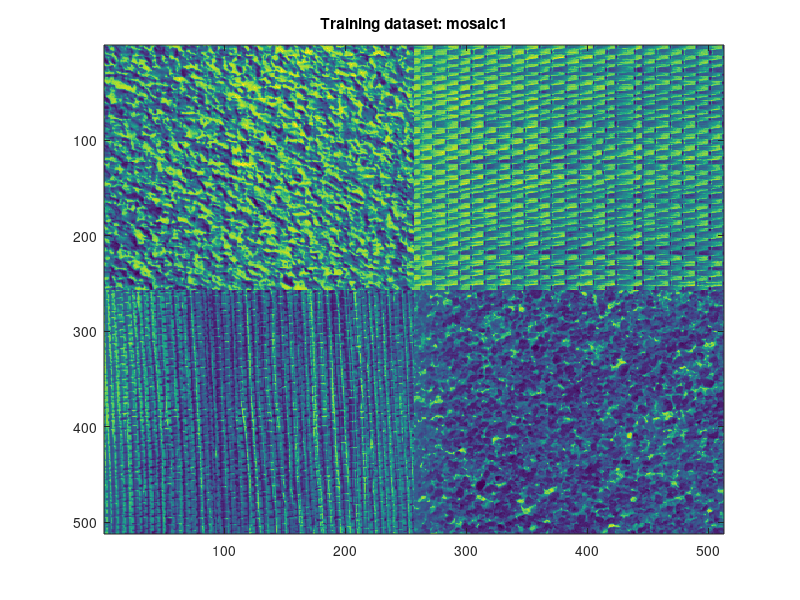
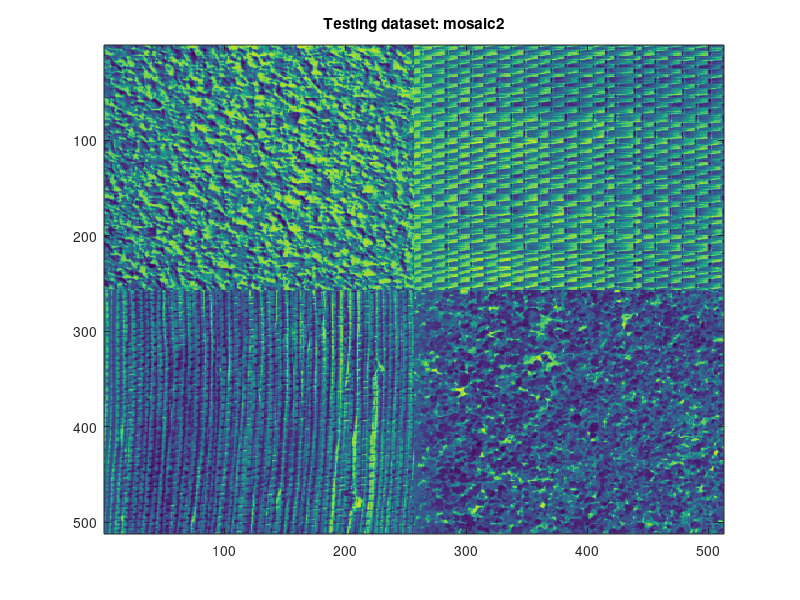
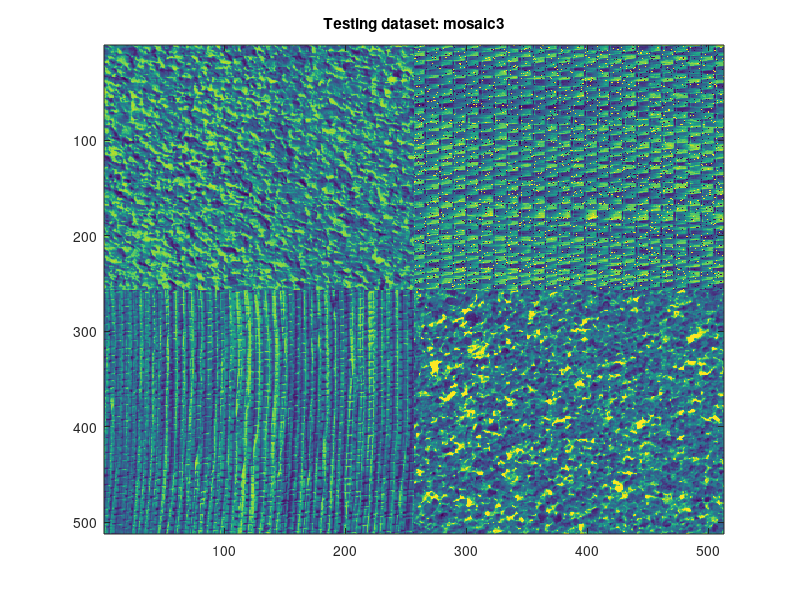
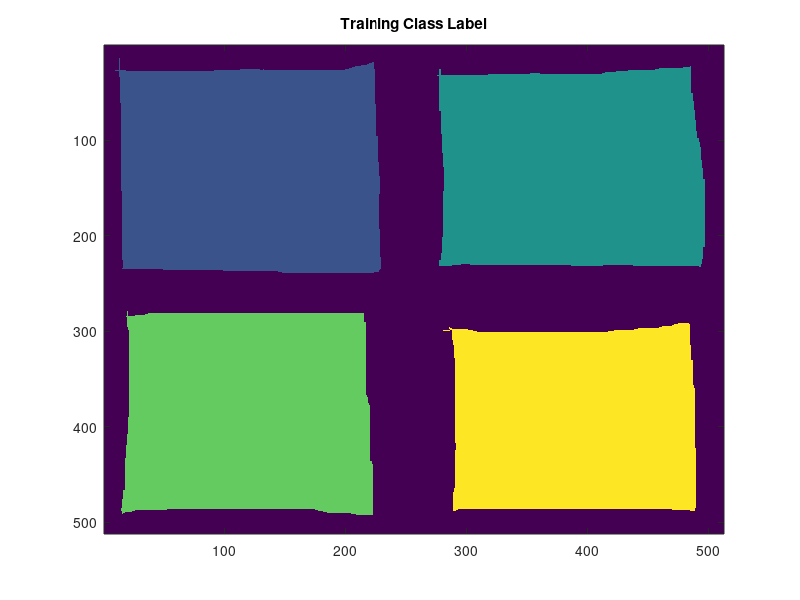

MATLAB code to generate these figures, in order: (Note: this script raises an error after producing the figures.)
%%======================================================================
% Main Script for Image Analysis Course, Mandatory Project-2
% Author: Hao Zhao
% Date:   Nov 1, 2018
%%======================================================================


%% set the working path and enviroment
data_path = 'C:\Users\haozh\Desktop\ImageAnalysis_Assignment2\oblig2';
addpath(genpath(data_path));
close all;clear;clc;

%% Part-1: Choosing GLCM images to work with

%---load the testing images and corresponding GLCM matrices---
load('mosaic1_train.mat');
load('mosaic2_test.mat');
load('mosaic3_test.mat');

%display the training and testing datasets
figure;imagesc(mosaic1_train);title('Training dataset: mosaic1')
figure;imagesc(mosaic2_test); title('Testing dataset: mosaic2')
figure;imagesc(mosaic3_test); title('Testing dataset: mosaic3')

%load the predefined mask label
load('training_mask.mat');
ClassLabels = training_mask;

%display the predifined class lable
figure;imagesc(ClassLabels);title('Training Class Label')

%---load the GLCM matrices---
for idata = 1:4
    
    %load the GLCM for current texture
    load(['texture' num2str(idata) 'dxplus1dy0']);
    load(['texture' num2str(idata) 'dxplus1dymin1']);
    load(['texture' num2str(idata) 'dx0dymin1']);
    load(['texture' num2str(idata) 'dxmin1dymin1']);

    %display the current texture and GLCM
    if(idata==1)
        
        figure;
        suptitle(sprintf('=== Texture: %d ===\n',idata));
        subplot(2,3,1);imagesc(mosaic1_train(1:256,1:256));title('Input Image');colorbar
        subplot(2,3,2);imagesc(texture1dx1dy0); title('GLCM: 0   degree ');colorbar
        subplot(2,3,3);imagesc(texture1dx1dymin1);title('GLCM: 45  degree ');colorbar
        subplot(2,3,4);imagesc(texture1dx0dymin1);title('GLCM: 90  degree ');colorbar
        subplot(2,3,5);imagesc(texture1dxmin1dymin1);title('GLCM: 135 degree ');colorbar
        subplot(2,3,6);imagesc((texture1dx1dy0+texture1dx0dymin1)*0.5);title('GLCM: 0 + 90 degree ');colorbar
        
    elseif(idata==2)

        figure;
        suptitle(sprintf('=== Texture: %d ===\n',idata));
        subplot(2,3,1);imagesc(mosaic1_train(1:256,257:512));title('Input Image');colorbar
        subplot(2,3,2);imagesc(texture2dx1dy0); title('GLCM: 0   degree ');colorbar
        subplot(2,3,3);imagesc(texture2dx1dymin1);title('GLCM: 45  degree ');colorbar
        subplot(2,3,4);imagesc(texture2dx0dymin1);title('GLCM: 90  degree ');colorbar
        subplot(2,3,5);imagesc(texture2dxmin1dymin1);title('GLCM: 135 degree ');colorbar
        subplot(2,3,6);imagesc((texture2dx1dy0+texture2dx0dymin1)*0.5);title('GLCM: 0 + 90 degree ');colorbar
        
    elseif(idata==3)
        
        figure;
        suptitle(sprintf('=== Texture: %d ===\n',idata));
        subplot(2,3,1);imagesc(mosaic1_train(257:512,1:256));title('Input Image');colorbar
        subplot(2,3,2);imagesc(texture3dx1dy0); title('GLCM: 0   degree ');colorbar
        subplot(2,3,3);imagesc(texture3dx1dymin1);title('GLCM: 45  degree ');colorbar
        subplot(2,3,4);imagesc(texture3dx0dymin1);title('GLCM: 90  degree ');colorbar
        subplot(2,3,5);imagesc(texture3dxmin1dymin1);title('GLCM: 135 degree ');colorbar
        subplot(2,3,6);imagesc((texture3dx1dy0+texture3dx0dymin1)*0.5);title('GLCM: 0 + 90 degree ');colorbar
        
    else
        figure;
        suptitle(sprintf('=== Texture: %d ===\n',idata));
        subplot(2,3,1);imagesc(mosaic1_train(257:512,257:512));title('Input Image');colorbar
        subplot(2,3,2);imagesc(texture4dx1dy0); title('GLCM: 0   degree ');colorbar
        subplot(2,3,3);imagesc(texture4dx1dymin1);title('GLCM: 45  degree ');colorbar
        subplot(2,3,4);imagesc(texture4dx0dymin1);title('GLCM: 90  degree ');colorbar
        subplot(2,3,5);imagesc(texture4dxmin1dymin1);title('GLCM: 135 degree ');colorbar
        subplot(2,3,6);imagesc((texture4dx1dy0+texture4dx0dymin1)*0.5);title('GLCM: 0 + 90 degree ');colorbar
    end

end

%% Part-2: Discussing new features by subdividing the GLCM matrices

%define the selected GLCM
texture1_glcm = (texture1dx1dy0+texture1dx0dymin1)*0.5;
texture2_glcm = (texture2dx1dy0+texture2dx0dymin1)*0.5;
texture3_glcm = (texture3dx1dy0+texture3dx0dymin1)*0.5;
texture4_glcm = (texture4dx1dy0+texture4dx0dymin1)*0.5;


%derive the Q1, Q2, Q3 and Q4 features based on selected GLCM
texture1_Feature_Qs = nan(1,8);
texture2_Feature_Qs = nan(1,8);
texture3_Feature_Qs = nan(1,8);
texture4_Feature_Qs = nan(1,8);

for idata = 1:4
    if(idata==1)
        texture1_Feature_Qs(1) = sum(sum(texture1_glcm(1:8,1:8)))/sum(texture1_glcm(:));
        texture1_Feature_Qs(2) = sum(sum(texture1_glcm(1:8,9:16)))/sum(texture1_glcm(:));
        texture1_Feature_Qs(3) = sum(sum(texture1_glcm(9:16,1:8)))/sum(texture1_glcm(:));
        texture1_Feature_Qs(4) = sum(sum(texture1_glcm(9:16,9:16)))/sum(texture1_glcm(:));
        texture1_Feature_Qs(5) = sum(sum(texture1_glcm(1:4,1:4)))/sum(texture1_glcm(:));
        texture1_Feature_Qs(6) = sum(sum(texture1_glcm(1:4,5:8)))/sum(texture1_glcm(:));
        texture1_Feature_Qs(7) = sum(sum(texture1_glcm(5:8,1:4)))/sum(texture1_glcm(:));
        texture1_Feature_Qs(8) = sum(sum(texture1_glcm(5:8,5:8)))/sum(texture1_glcm(:));       

    elseif(idata==2)
        texture2_Feature_Qs(1) = sum(sum(texture2_glcm(1:8,1:8)))/sum(texture2_glcm(:));
        texture2_Feature_Qs(2) = sum(sum(texture2_glcm(1:8,9:16)))/sum(texture2_glcm(:));
        texture2_Feature_Qs(3) = sum(sum(texture2_glcm(9:16,1:8)))/sum(texture2_glcm(:));
        texture2_Feature_Qs(4) = sum(sum(texture2_glcm(9:16,9:16)))/sum(texture2_glcm(:));
        texture2_Feature_Qs(5) = sum(sum(texture2_glcm(1:4,1:4)))/sum(texture2_glcm(:));
        texture2_Feature_Qs(6) = sum(sum(texture2_glcm(1:4,5:8)))/sum(texture2_glcm(:));
        texture2_Feature_Qs(7) = sum(sum(texture2_glcm(5:8,1:4)))/sum(texture2_glcm(:));
        texture2_Feature_Qs(8) = sum(sum(texture2_glcm(5:8,5:8)))/sum(texture2_glcm(:));
        
    elseif(idata==3)
        texture3_Feature_Qs(1) = sum(sum(texture3_glcm(1:8,1:8)))/sum(texture3_glcm(:));
        texture3_Feature_Qs(2) = sum(sum(texture3_glcm(1:8,9:16)))/sum(texture3_glcm(:));
        texture3_Feature_Qs(3) = sum(sum(texture3_glcm(9:16,1:8)))/sum(texture3_glcm(:));
        texture3_Feature_Qs(4) = sum(sum(texture3_glcm(9:16,9:16)))/sum(texture3_glcm(:));
        texture3_Feature_Qs(5) = sum(sum(texture3_glcm(1:4,1:4)))/sum(texture3_glcm(:));
        texture3_Feature_Qs(6) = sum(sum(texture3_glcm(1:4,5:8)))/sum(texture3_glcm(:));
        texture3_Feature_Qs(7) = sum(sum(texture3_glcm(5:8,1:4)))/sum(texture3_glcm(:));
        texture3_Feature_Qs(8) = sum(sum(texture3_glcm(5:8,5:8)))/sum(texture3_glcm(:));
        
    else
        texture4_Feature_Qs(1) = sum(sum(texture4_glcm(1:8,1:8)))/sum(texture4_glcm(:));
        texture4_Feature_Qs(2) = sum(sum(texture4_glcm(1:8,9:16)))/sum(texture4_glcm(:));
        texture4_Feature_Qs(3) = sum(sum(texture4_glcm(9:16,1:8)))/sum(texture4_glcm(:));
        texture4_Feature_Qs(4) = sum(sum(texture4_glcm(9:16,9:16)))/sum(texture4_glcm(:));
        texture4_Feature_Qs(5) = sum(sum(texture4_glcm(1:4,1:4)))/sum(texture4_glcm(:));
        texture4_Feature_Qs(6) = sum(sum(texture4_glcm(1:4,5:8)))/sum(texture4_glcm(:));
        texture4_Feature_Qs(7) = sum(sum(texture4_glcm(5:8,1:4)))/sum(texture4_glcm(:));
        texture4_Feature_Qs(8) = sum(sum(texture4_glcm(5:8,5:8)))/sum(texture4_glcm(:));
    end 
    
end

%plot the texture features
figure;
suptitle(sprintf('=== Comparison of texture features === \n\n'))
subplot(2,2,1);bar(texture1_Feature_Qs);ylim([0,1]);title('Features of texture1');xlabel('Features Type');ylabel('Feature Value');grid on;
subplot(2,2,2);bar(texture2_Feature_Qs);ylim([0,1]);title('Features of texture2');xlabel('Features Type');ylabel('Feature Value');grid on;
subplot(2,2,3);bar(texture3_Feature_Qs);ylim([0,1]);title('Features of texture3');xlabel('Features Type');ylabel('Feature Value');grid on;
subplot(2,2,4);bar(texture4_Feature_Qs);ylim([0,1]);title('Features of texture4');xlabel('Features Type');ylabel('Feature Value');grid on;


%% Part-3: Selecting and implementing a subset of these features.
%convert the image from the original 8 bit(2^8 =256 gray level) to 4 bit (2^4 =16 gray level) and equalize the mosaic image
gray_level        = 16;
mosaic1_traindata = uint8(round(double(mosaic1_train) * (gray_level-1) / double(max(mosaic1_train(:)))));
mosaic2_testdata  = uint8(round(double(mosaic2_test) * (gray_level-1) / double(max(mosaic2_test(:)))));
mosaic3_testdata  = uint8(round(double(mosaic3_test) * (gray_level-1) / double(max(mosaic2_test(:)))));


%set window size for sliding window GLCM analysis:
window     = [31,31];

%save the derived features for classification use
GLCM_features = cell(3,8);

for n = 1:3
    %define the GLCM analyzing parameters (step and angle)
    %-- use 0 and 90 degree GLCM --
    dx = [1,0]; 
    dy = [0,-1];
    
    switch n
        case 1 % isotropic GLCM
            imag = mosaic1_traindata;
        case 2 % 90 degree GLCM
            imag = mosaic2_testdata;
        otherwise
            imag = mosaic3_testdata;
    end
    
    %start sliding window GLCM calculation
    [Quadrant_features] = Sliding_Window_GLCM_Features(imag,gray_level,dx,dy,window);
    
    %output the GLCM quarantic features
    GLCM_features{n,1} = Quadrant_features{1};
    GLCM_features{n,2} = Quadrant_features{2};
    GLCM_features{n,3} = Quadrant_features{3};
    GLCM_features{n,4} = Quadrant_features{4};
    GLCM_features{n,5} = Quadrant_features{5};
    GLCM_features{n,6} = Quadrant_features{6};
    GLCM_features{n,7} = Quadrant_features{7};
    GLCM_features{n,8} = Quadrant_features{8};
    
    % display the derived GLCM feature matrix
    figure;
    subplot(3,3,1)
    imagesc(imag);
    colorbar;
    title(sprintf('input Image: %d',n));
    
    subplot(3,3,2)
    imagesc(GLCM_features{n,1});
    colorbar;
    title('Quadrant feature 1')
    
    subplot(3,3,3)
    imagesc(GLCM_features{n,2});
    colorbar;
    title('Quadrant feature 2')
    
    subplot(3,3,4)
    imagesc(GLCM_features{n,3});
    colorbar;
    title('Quadrant feature 3')
    
    subplot(3,3,5)
    imagesc(GLCM_features{n,4});
    colorbar;
    title('Quadrant feature 4')
    
    subplot(3,3,6)
    imagesc(GLCM_features{n,5});
    colorbar;
    title('Quadrant feature 5')
    
    subplot(3,3,7)
    imagesc(GLCM_features{n,6});
    colorbar;
    title('Quadrant feature 6')
    
    subplot(3,3,8)
    imagesc(GLCM_features{n,7});
    colorbar;
    title('Quadrant feature 7')
    
    subplot(3,3,9)
    imagesc(GLCM_features{n,8});
    colorbar;
    title('Quadrant feature 8')
end


%% Part-4: Implement a multivariate Gaussian classifier.

%---- check the enclosed function 'Multivariate_Gaussian_Classifier.m' for multivariate gaussian classifier

%% Part-5: Training the classifier based on the feature subset from point 3

%load the calculated GLCM features for training dataset and testing datasets
test_input    = load('output_project2.mat');
GLCM_features = test_input.GLCM_features;
ClassLabels   = test_input.training_mask;

%choose the features for training and testing
features_selection_plan = 1;

%sort the selected features from training datasets into 3d matrix
if(features_selection_plan == 1)
    % ===== option-1: choose 3 features for training =====
    TainingFeaturesArray        = zeros(512,512,3);
    TainingFeaturesArray(:,:,1) = GLCM_features{1,5};
    TainingFeaturesArray(:,:,2) = GLCM_features{1,6};
    TainingFeaturesArray(:,:,3) = GLCM_features{1,8};
    
elseif(features_selection_plan == 2)
    % ===== option-2: choose 5 features for training =====
    TainingFeaturesArray        = zeros(512,512,5);
    TainingFeaturesArray(:,:,1) = GLCM_features{1,4};
    TainingFeaturesArray(:,:,2) = GLCM_features{1,5};
    TainingFeaturesArray(:,:,3) = GLCM_features{1,6};
    TainingFeaturesArray(:,:,4) = GLCM_features{1,7};
    TainingFeaturesArray(:,:,5) = GLCM_features{1,8};
elseif(features_selection_plan == 3)
    % ===== option-3: choose 2 features for training =====
    TainingFeaturesArray         = zeros(512,512,2);
    TainingFeaturesArray(:,:,1)  = GLCM_features{1,1};
    TainingFeaturesArray(:,:,2)  = GLCM_features{1,4};
    
else
    error('------!!! The features for training and testing are not selected !!! -----');
end


%apply classification based on multivariate Gaussian classifier.
[ class_predict_trainingset ] = Multivariate_Gaussian_Classifier(TainingFeaturesArray,ClassLabels,TainingFeaturesArray);

%plot the derived prediction class
figure;
imagesc(class_predict_trainingset)
title(sprintf('=== The Predicted Classes based on Training Dataset Itself === \n'))


%% Part-6:  Evaluation of classification performance on the test dataset using the set of features selected in point 3

%choose the features from testing dataset for prediction
features_selection_plan = 1;

%sort the selected features from training datasets into 3d matrix
if(features_selection_plan == 1)
    
    % ===== option-1: choose 3 features for testing =====
    Test1FeaturesArray          = zeros(512,512,3);
    Test1FeaturesArray(:,:,1)   = GLCM_features{2,5};
    Test1FeaturesArray(:,:,2)   = GLCM_features{2,6};
    Test1FeaturesArray(:,:,3)   = GLCM_features{2,8};
    
    Test2FeaturesArray          = zeros(512,512,3);
    Test2FeaturesArray(:,:,1)   = GLCM_features{3,5};
    Test2FeaturesArray(:,:,2)   = GLCM_features{3,6};
    Test2FeaturesArray(:,:,3)   = GLCM_features{3,8};
    
elseif(features_selection_plan == 2)
    % ===== option-2: choose 5 features for training =====
    Test1FeaturesArray          = zeros(512,512,5);
    Test1FeaturesArray(:,:,1)   = GLCM_features{2,4};
    Test1FeaturesArray(:,:,2)   = GLCM_features{2,5};
    Test1FeaturesArray(:,:,3)   = GLCM_features{2,6};
    Test1FeaturesArray(:,:,4)   = GLCM_features{2,7};
    Test1FeaturesArray(:,:,5)   = GLCM_features{2,8};
    
    Test2FeaturesArray          = zeros(512,512,5);
    Test2FeaturesArray(:,:,1)   = GLCM_features{3,4};
    Test2FeaturesArray(:,:,2)   = GLCM_features{3,5};
    Test2FeaturesArray(:,:,3)   = GLCM_features{3,6};
    Test2FeaturesArray(:,:,4)   = GLCM_features{3,7};
    Test2FeaturesArray(:,:,5)   = GLCM_features{3,8};
    
elseif(features_selection_plan == 3)
    % % ===== option-3: choose 2 features for testing =====
    Test1FeaturesArray          = zeros(512,512,2);
    Test1FeaturesArray(:,:,1)   = GLCM_features{2,1};
    Test1FeaturesArray(:,:,2)   = GLCM_features{2,4};
    
    Test2FeaturesArray          = zeros(512,512,2);
    Test2FeaturesArray(:,:,1)   = GLCM_features{3,1};
    Test2FeaturesArray(:,:,2)   = GLCM_features{3,4};
    
end

%apply classification based on multivariate Gaussian classifier.
[ class_predict_test1 ]     = Multivariate_Gaussian_Classifier(TainingFeaturesArray,ClassLabels,Test1FeaturesArray);
[ class_predict_test2 ]     = Multivariate_Gaussian_Classifier(TainingFeaturesArray,ClassLabels,Test2FeaturesArray);

%plot the derived prediction class
figure;
imagesc(class_predict_test1)
title(sprintf('=== The Predicted Classes based on Testing Dataset-1 === \n'))

figure;
imagesc(class_predict_test2)
title(sprintf('=== The Predicted Classes based on Testing Dataset-2 === \n'))


%% additional part(derive the confusion matrix, this is excuted in matlab 2018.b on online version)

% %load the data
% load('prediction_output_Project2.mat');

%prepare the data before confusion matrix calculation (remove the type 0 data) 
class_predefined = double(ClassLabels(ClassLabels~=0));
class_predicted_trainingdata = class_predict_trainingset(ClassLabels~=0);
class_predicted_test1data = class_predict_test1(ClassLabels~=0);
class_predicted_test2data = class_predict_test2(ClassLabels~=0);

%generate confusion matrix
figure(1);
cm1 = confusionchart(class_predefined,class_predicted_trainingdata);
cm1.RowSummary = 'row-normalized';
title('confusion matrix of prediction with training dataset')

figure(2);
cm2 = confusionchart(class_predefined,class_predicted_test1data);
cm2.RowSummary = 'row-normalized';
title('confusion matrix of prediction with testing dataset-1')


figure(3);
cm3 = confusionchart(class_predefined,class_predicted_test2data);
cm3.RowSummary = 'row-normalized';
title('confusion matrix of prediction with testing dataset-2')

